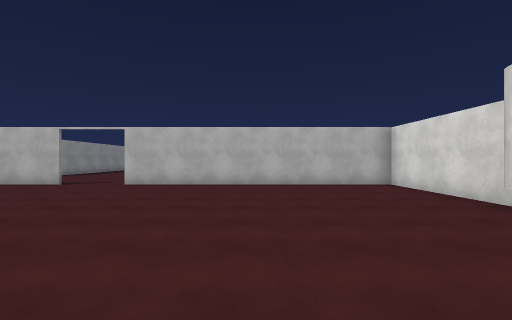
View 1 (above)

15 first-person views from a walk through a Unity game level. The camera is 1.5 m above the floor, looks level and sees 85° across. The floor is counted in squares, 1.8 m on a side. Each view is taken from the middle of a square. On the plan, view 1 faces up. The plan holds only what a view shows up to about 10 squares ahead; the rest is blank. The player character is not drawn. Surface patterns are stand-ins for the level's own textures.

View 2
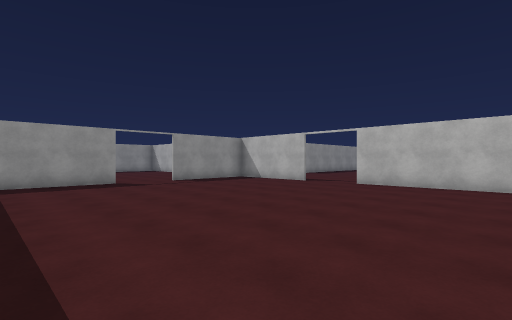

View 3
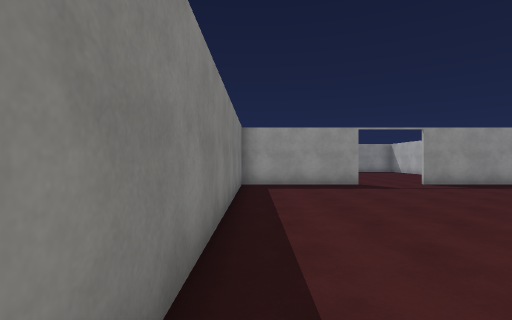

View 4
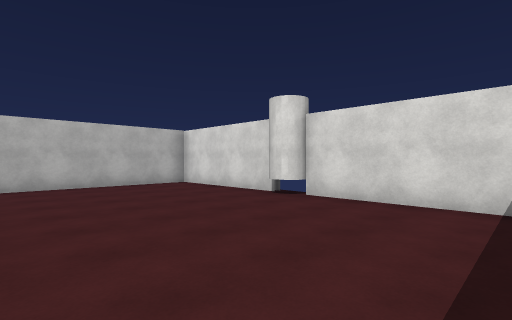

View 5
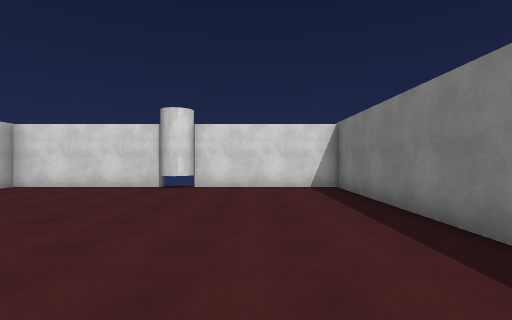

View 6
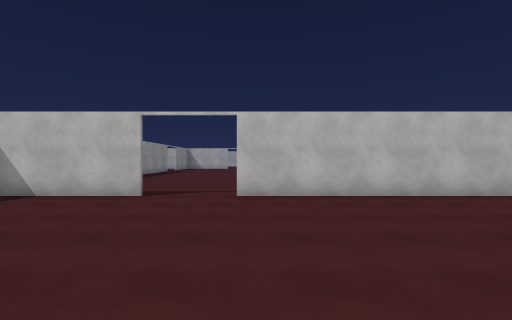

View 7
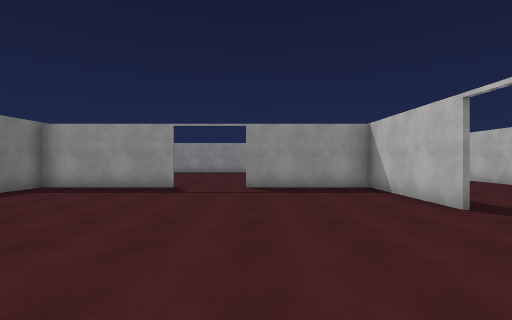

View 8
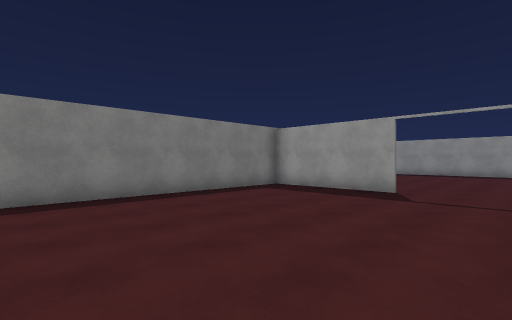

View 9
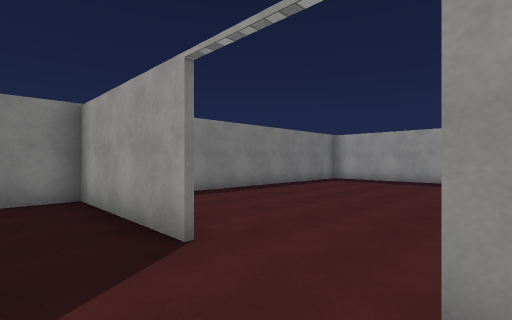

View 10
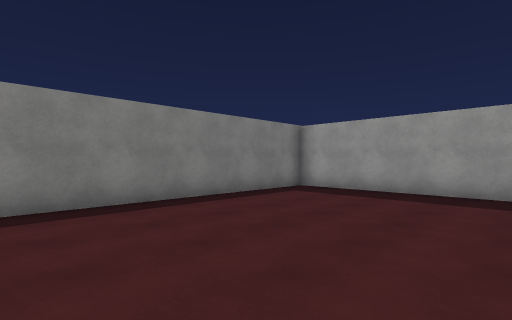

View 11
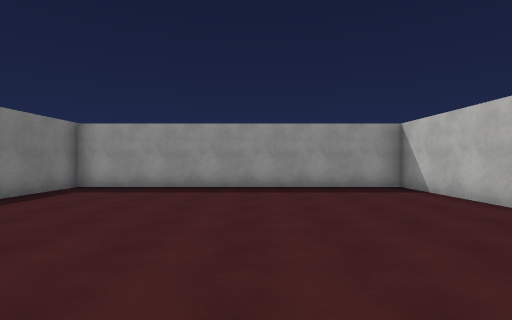

View 12
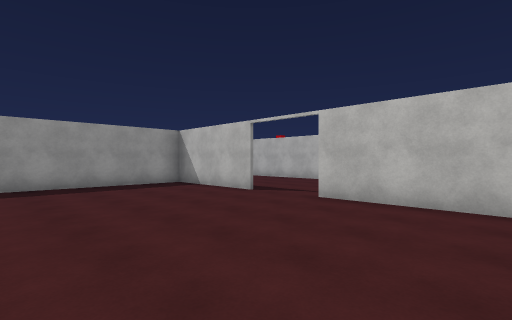

View 13
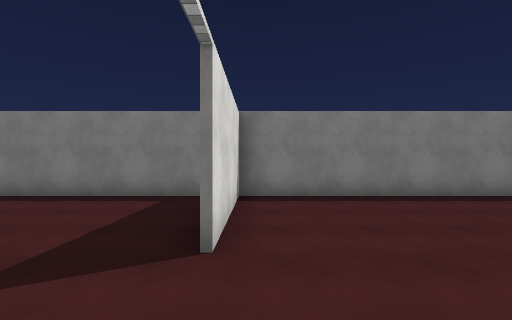

View 14
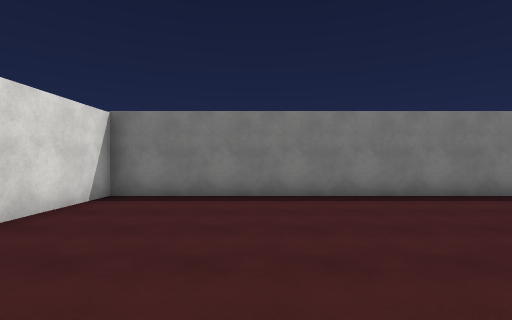

View 15
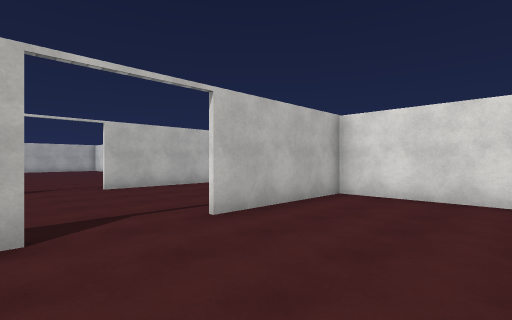

### Floor plan
Ten units are one square. View 1 is at (0, 0); x grows to the right and y downward. Boxes are objects, and circles mark ways between rooms. Rooms are numbered by the first view taken in them; rooms with no view inside come last. Other rooms are left out.
<svg viewBox="-211 -105 262 115">
<path fill="none" stroke="#000" d="M-66 -95 -101 -95M46 -49 46 -95 -45 -95M-105 -35 -105 5M-105 -95 -105 -56M-101 5 46 5 46 -40M-106 -63 -106 -95M-166 -95 -206 -95 -206 5 -101 5M-106 5 -106 -35M-101 -95 -145 -95"/>
<circle cx="-100" cy="-45" r="3" fill="#2a7"/>
<text x="-30" y="-50">1</text>
<text x="-150" y="-40">2</text>
</svg>
Room 1 opens to room 2.

Where each view was taken, in squares from view 1:
view 1: 0 up, 0 right, facing up
view 2: 0 up, 0 right, facing up-left
view 3: 0 up, 1 left, facing left
view 4: 0 up, 1 left, facing up-right
view 5: 2 up, 4 left, facing right
view 6: 3 up, 4 left, facing up
view 7: 6 up, 2 left, facing left
view 8: 6 up, 3 left, facing down-left
view 9: 6 up, 9 left, facing down-left
view 10: 5 up, 13 left, facing down-left
view 11: 5 up, 12 left, facing left
view 12: 4 up, 11 left, facing up-left
view 13: 6 up, 11 left, facing down
view 14: 6 up, 14 left, facing down
view 15: 6 up, 17 left, facing up-right
